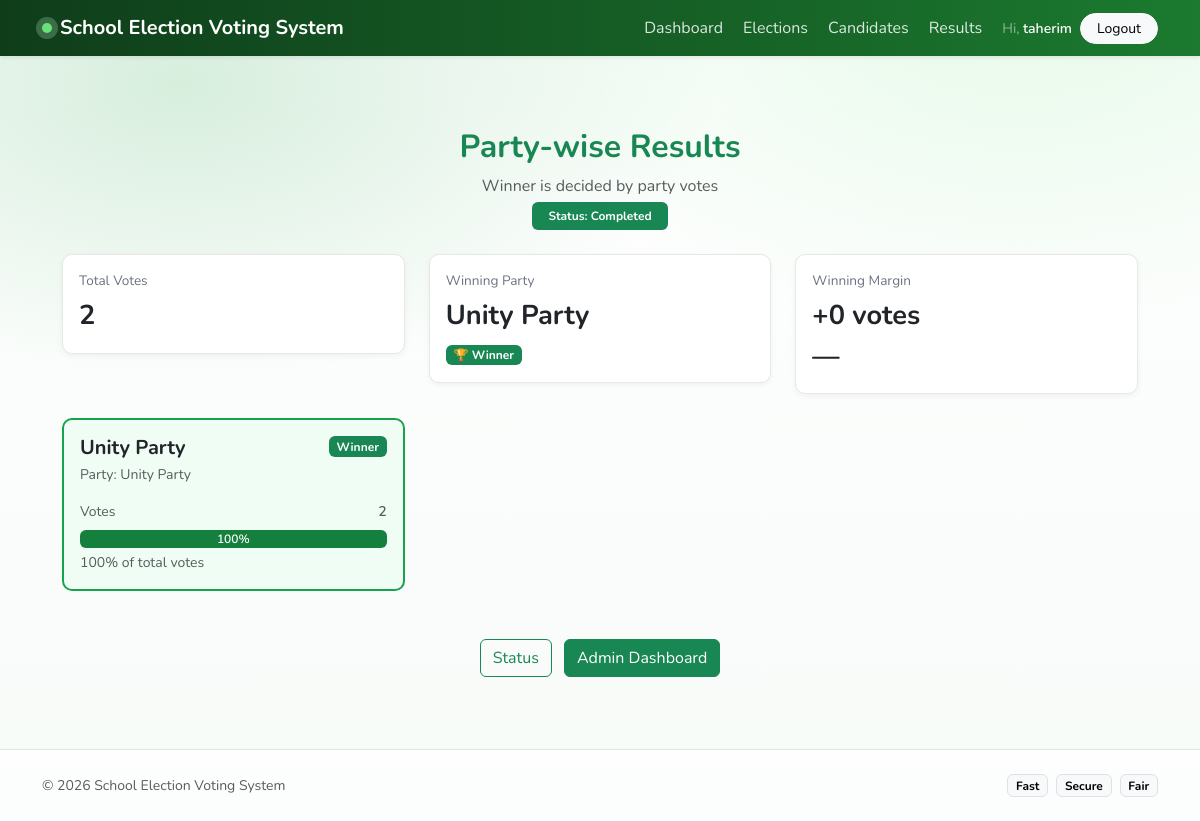
Page /results/2/ (signed in) on the committed database.
### elections/models.py (models this page shows, shortened)
class Party(models.Model):
    election = models.ForeignKey("Election", on_delete=models.CASCADE, related_name="parties")
    name = models.CharField(max_length=100)
    symbol = models.ImageField(upload_to="party_symbols/", blank=True, null=True)  # optional
    color = models.CharField(max_length=20, blank=True, null=True)  # optional like "#0d6efd"
    class Meta:
        unique_together = ("election", "name")

### results/views.py (the view)
# urls.py: path("<int:election_id>/", party_results, name="results"),
@login_required
def party_results(request, election_id):
    election = get_object_or_404(Election, id=election_id)
    print("Current Time:", timezone.now())
    print("Voting End:", election.voting_end)
    if timezone.now() < election.voting_end:
        return render(request, "results/not_ready.html", {
            "election": election
        })
    counts = (
        PartyVote.objects
        .filter(election=election)
        .values("party__id", "party__name")
        .annotate(total=Count("id"))
        .order_by("-total")
    )
    total_votes = PartyVote.objects.filter(election=election).count()
    winning_party = None
    tie = False
    winning_margin = 0
    if counts:
        if len(counts) >= 2 and counts[0]["total"] == counts[1]["total"]:
            tie = True
        else:
            winning_party = Party.objects.get(id=counts[0]["party__id"])
        if len(counts) >= 2:
            winning_margin = counts[0]["total"] - counts[1]["total"]
    results = []
    for row in counts:
        percent = 0
        if total_votes > 0:
            percent = round((row["total"] / total_votes) * 100)
        results.append({
            "party_name": row["party__name"],
            "total": row["total"],
            "percent": percent
        })
    winners_by_class = []
    if winning_party and not tie:
        class_sections = (
            Candidate.objects
            .filter(party=winning_party, approved=True)
            .values("class_name", "section")
            .distinct()
            .order_by("class_name", "section")
        )
        for cs in class_sections:
            reps = (
                Candidate.objects
                .filter(
                    party=winning_party,
                    class_name=cs["class_name"],
                    section=cs["section"],
                    approved=True
                )
                .order_by("slot")
            )
            winners_by_class.append({
                "class_name": cs["class_name"],
                "section": cs["section"],
                "reps": reps
            })
    return render(request, "results/results.html", {
        "election": election,
        "results": results,
        "winner": winning_party,
        "tie": tie,
        "total_votes": total_votes,
        "winning_margin": winning_margin,
        "winners_by_class": winners_by_class
    })

### templates/results/results.html (shortened to what this page needs)
{% extends "base.html" %}
{% load static %}
{% block content %}
<div class="container py-5 results-container">
<div class="text-center mb-4">
<h2 class="fw-bold text-success">Party-wise Results</h2>
<p class="text-muted mb-1">
Winner is decided by party votes
</p>
<span class="badge bg-success px-3 py-2">
Status: Completed
</span>
</div>
{% if results %}
<div class="row g-4 mb-4">
<div class="col-md-4">
<div class="card result-stat">
<div class="card-body">
<div class="stat-title">Total Votes</div>
<div class="stat-value">
{{ total_votes }}
</div>
</div>
</div>
</div>
<div class="col-md-4">
<div class="card result-stat">
<div class="card-body">
<div class="stat-title">Winning Party</div>
{% if winner %}
<div class="stat-value">
{{ winner.party_name|default:winner.name }}
</div>
<span class="badge bg-success mt-2">
🏆 Winner
</span>
{% else %}
<div class="stat-value text-muted">
Pending
</div>
{% endif %}
</div>
</div>
</div>
<div class="col-md-4">
<div class="card result-stat">
<div class="card-body">
<div class="stat-title">Winning Margin</div>
<div class="stat-value">
{% if tie %}
Tie
{% else %}
+{{ winning_margin }} votes
{% endif %}
</div>
{% if results|length > 1 %}
{% with first=results.0 second=results.1 %}
{% endwith %}
{% else %}
<div class="stat-value">—</div>
{% endif %}
</div>
</div>
</div>
</div>
<div class="row g-4">
{% for row in results %}
{% widthratio row.total total_votes 100 as pct %}
<div class="col-lg-4">
<div class="card party-card {% if winner and row.party_name == winner.name %}winner-card{% endif %}">
<div class="card-body">
<div class="d-flex justify-content-between align-items-start mb-2">
<div>
<h5 class="fw-bold mb-1">
{{ row.party_name }}
</h5>
<div class="text-muted small">
Party: {{ row.party_name|default:"Party" }}
</div>
</div>
{% if winner and row.party_name == winner.name %} <span class="badge bg-success">
Winner </span>
{% endif %}
</div>
<div class="vote-row mt-3">
<div class="d-flex justify-content-between small text-muted">
<span>Votes</span>
<span class="fw-semibold">{{ row.total }}</span>
</div>
<div class="progress mt-2">
<div class="progress-bar"
style="width: {{ pct }}%">
{{ pct }}%
</div>
</div>
<div class="small text-muted mt-1">
{{ pct }}% of total votes
</div>
</div>
</div>
</div>
</div>
{% endfor %}
</div>
<div class="text-center mt-5">
<a href="{% url 'status' %}"
class="btn btn-outline-success me-2">
Status
</a>
<a href="{% url 'control_center:dashboard_home' %}"
class="btn btn-success">
Admin Dashboard
</a>
</div>
{% endif %}
</div>
{% endblock %}

### templates/base.html (shortened to what this page needs)
{% load static %}
<!doctype html>
<html lang="en">
<head>
  <link href="https://cdn.jsdelivr.net/npm/bootstrap@5.3.3/dist/css/bootstrap.min.css" rel="stylesheet">
  <link rel="stylesheet" href="{% static 'css/theme.css' %}">
  <link rel="stylesheet" href="https://cdn.jsdelivr.net/npm/bootstrap-icons@1.11.3/font/bootstrap-icons.min.css">
</head>
<body class="app-bg">
{% block navbar %}
<nav class="navbar navbar-expand-lg navbar-dark app-nav shadow-sm">
  <div class="container">
    <a class="navbar-brand fw-bold d-flex align-items-center gap-2" href="{% url 'home' %}">
      <span class="brand-dot"></span>
      <span>School Election Voting System</span>
    </a>
    <div class="collapse navbar-collapse" id="mainNav">
      <ul class="navbar-nav ms-auto align-items-lg-center gap-lg-1">
        <li class="nav-item">
          <a class="nav-link {% if request.resolver_match.url_name == 'home' %}active{% endif %}"
             href="{% url 'home' %}">Dashboard</a>
        </li>
        <li class="nav-item">
          <a class="nav-link {% if request.resolver_match.url_name == 'status' %}active{% endif %}"
             href="{% url 'elections:status' %}">Elections</a>
        </li>
        <li class="nav-item">
          <a class="nav-link {% if request.resolver_match.url_name == 'candidate:list' %}active{% endif %}"
             href="{% url 'candidate:list' %}">Candidates</a>
        </li>
        <li class="nav-item">
          <a class="nav-link {% if request.resolver_match.namespace and request.resolver_match.url_name == 'results_home' %}active{% endif %}"
             href="{% url 'results:results_home' %}">Results</a>
        </li>
        <li class="nav-item ms-lg-2">
          {% if user.is_authenticated %}
            <div class="d-flex align-items-center gap-2">
              <span class="small text-white-50 d-none d-lg-inline">
                Hi, <span class="text-white fw-semibold">{{ user.username }}</span>
              </span>
              <form method="post" action="{% url 'logout' %}" class="d-inline">
                <button type="submit" class="btn btn-light btn-sm rounded-pill px-3">
                  Logout
                </button>
              </form>
            </div>
          {% else %}
            <a class="btn btn-light btn-sm rounded-pill px-3" href="{% url 'login' %}">Login</a>
          {% endif %}
        </li>
      </ul>
    </div>
  </div>
</nav>
{% endblock %}
  <main class="container py-4">
    {% block content %}{% endblock %}
  </main>
  <footer class="py-4">
    <div class="container">
      <div class="d-flex flex-column flex-md-row align-items-center justify-content-between gap-2">
        <div class="text-muted small">
          © {% now "Y" %}  School Election Voting System
        </div>
        <div class="d-flex gap-2">
          <span class="badge text-bg-light border">Fast</span>
          <span class="badge text-bg-light border">Secure</span>
          <span class="badge text-bg-light border">Fair</span>
        </div>
      </div>
    </div>
  </footer>
</body>
</html>

### static/css/theme.css (style rules this page uses)
:root { --gv-900: #0b2e13; --gv-800: #0f3d1a; --gv-700: #145a23; --gv-600: #1b7a2f; --gv-500: #22a244; --gv-400: #35c759; --gv-300: #68e17a; --gv-200: #bff4c8; --gv-100: #e9fbea; --gv-shadow: 0 12px 30px rgba(16, 24, 16, 0.08); }
* { font-family: "Nunito", system-ui, -apple-system, Segoe UI, Roboto, Arial, sans-serif; }
body.app-bg { min-height: 100vh; background: radial-gradient(900px 500px at 15% 10%, rgba(34,162,68,0.18), transparent 60%), radial-gradient(900px 500px at 85% 0%, rgba(104,225,122,0.16), transparent 65%), linear-gradient(180deg, #ffffff, #f7fbf8); }
.app-nav { background: linear-gradient(90deg, var(--gv-800), var(--gv-600)); }
.navbar .nav-link { color: rgba(255,255,255,0.85); border-radius: 999px; padding: 6px 14px; }
.brand-dot { width: 10px; height: 10px; border-radius: 999px; background: var(--gv-300); box-shadow: 0 0 0 6px rgba(191,244,200,0.25); }
footer { border-top: 1px solid rgba(15, 90, 35, 0.12); background: rgba(255,255,255,0.7); }

### templates/results/results.html (style rules this page uses)
.results-container { max-width:1100px; }
.result-stat { border-radius:10px; border:1px solid #e5e7eb; box-shadow:0 2px 6px rgba(0,0,0,0.05); }
.stat-title { font-size:.85rem; color:#6b7280; margin-bottom:4px; }
.stat-value { font-size:1.7rem; font-weight:700; }
.party-card { border-radius:10px; border:1px solid #e5e7eb; transition:.2s; }
.winner-card { border:2px solid #16a34a; background:#f0fdf4; }
.progress { height:18px; background:#e5e7eb; }
.progress-bar { background:#15803d; font-size:.75rem; font-weight:600; }

### rows in the picture
Party: party_name "Unity Party", shows "Winner", total "2", pct "100"

### other values in the picture
{{ user.username }} "taherim"
{{ total_votes }} "2"
{{ winning_margin }} "0"
